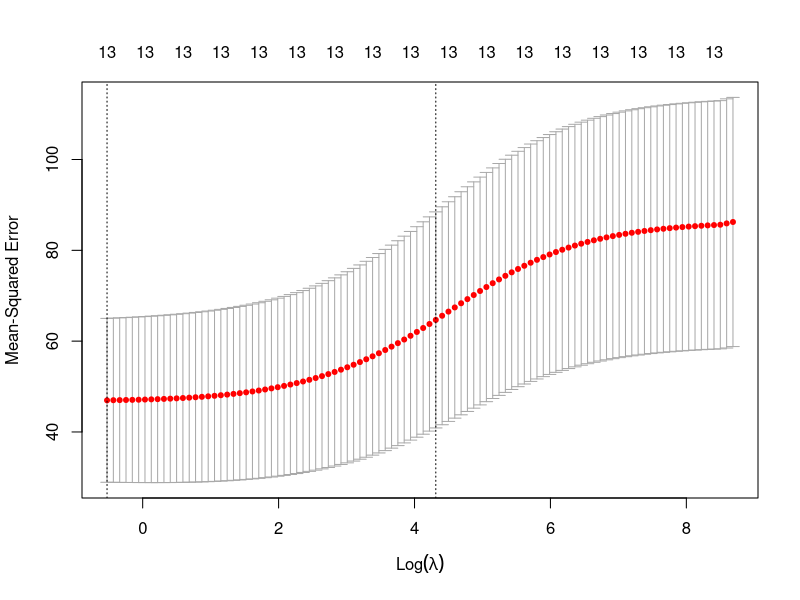
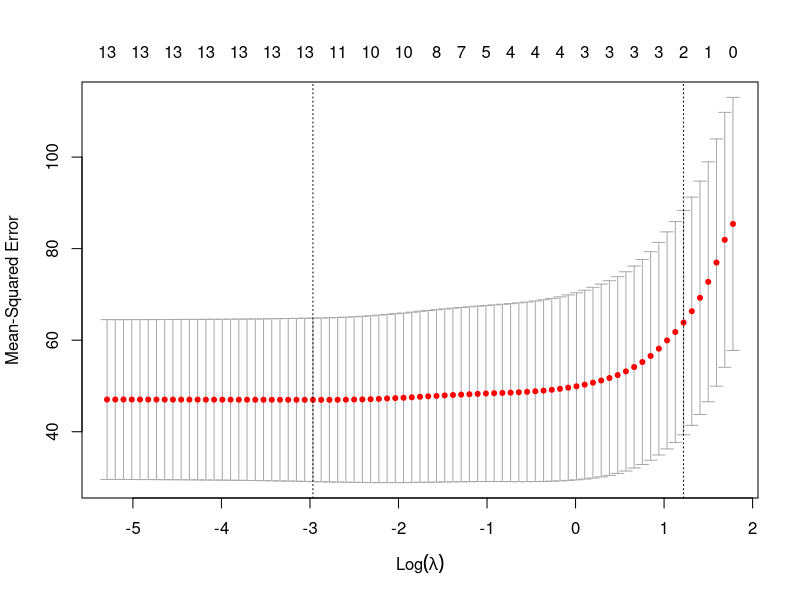
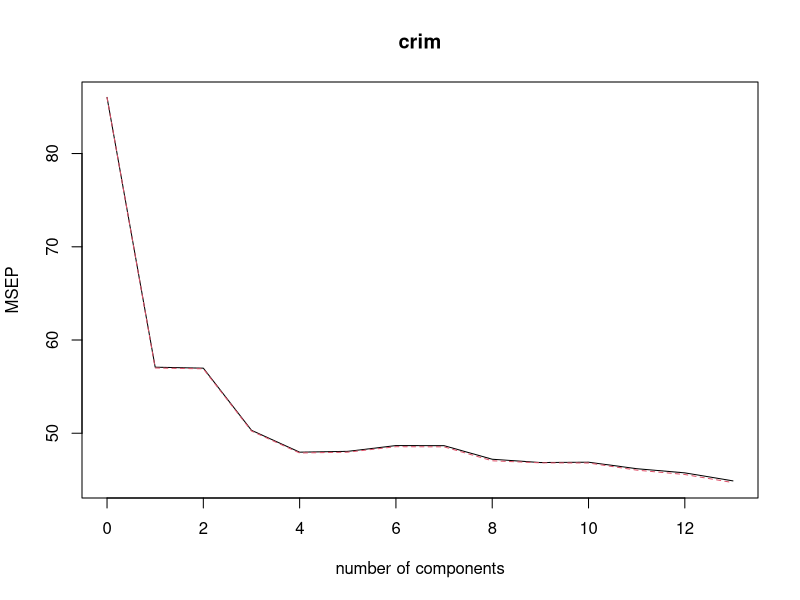

These charts were generated, in order, by the following R code:
## ---- chunk 1
knitr::opts_chunk$set(echo = TRUE)
## ---- chunk 2
library(MASS)
data(Boston)
## ---- chunk 3
head(Boston)
dim(Boston)
summary(Boston)
sum(is.na(Boston))
cor(Boston,Boston$crim)
## ---- chunk 4
library(glmnet)
x <- model.matrix(crim~., Boston)[,-1]
y <- Boston$crim
grid <- 10^seq(10, -2, length = 100)

#train/test splitting
set.seed(1)
train <- sample(1:nrow(x), nrow(x)/2)
test <- (-train)
y.test <- y[test]

#fitting a model on the training set
ridge.mod <- glmnet(x[train,], y[train], alpha=0, lambda =grid, thresh =1e-12)

#cross validation
set.seed(1)
cv.out <- cv.glmnet(x[train,], y[train], alpha=0)
plot(cv.out)
(bestlam_r <- cv.out$lambda.min)

#evaluating its MSE on the test set
ridge.pred <- predict(ridge.mod, s=bestlam_r, newx=x[test,])
mean((ridge.pred - y.test)^2)
## ---- chunk 5
#fitting a model on the training set
lasso.mod <- glmnet(x[train,], y[train], alpha = 1, lambda=grid)

#cross validation
set.seed(1)
cv.out <- cv.glmnet(x[train ,], y[train], alpha=1)
plot(cv.out)
(bestlam <- cv.out$lambda.min)

#evaluating its MSE on the test set
lasso.pred <- predict(lasso.mod, s=bestlam, newx = x[test,])
mean(( lasso.pred -y.test)^2)
## ---- chunk 6
#fitting a model on the training set and computing cross validation errors
library(pls)
set.seed(1)
pcr.fit <- pcr(crim~., data=Boston, subset = train, scale=TRUE, validation='CV')
validationplot(pcr.fit, val.type="MSEP")

#evaluating its MSE on the test set
pcr.pred <- predict(pcr.fit, x[test ,], ncomp=13)
mean((pcr.pred - y.test)^2)
## ---- chunk 7
out <- glmnet(x,y,alpha=0)
predict(out,type="coefficients",s=bestlam_r)[1:14,]
